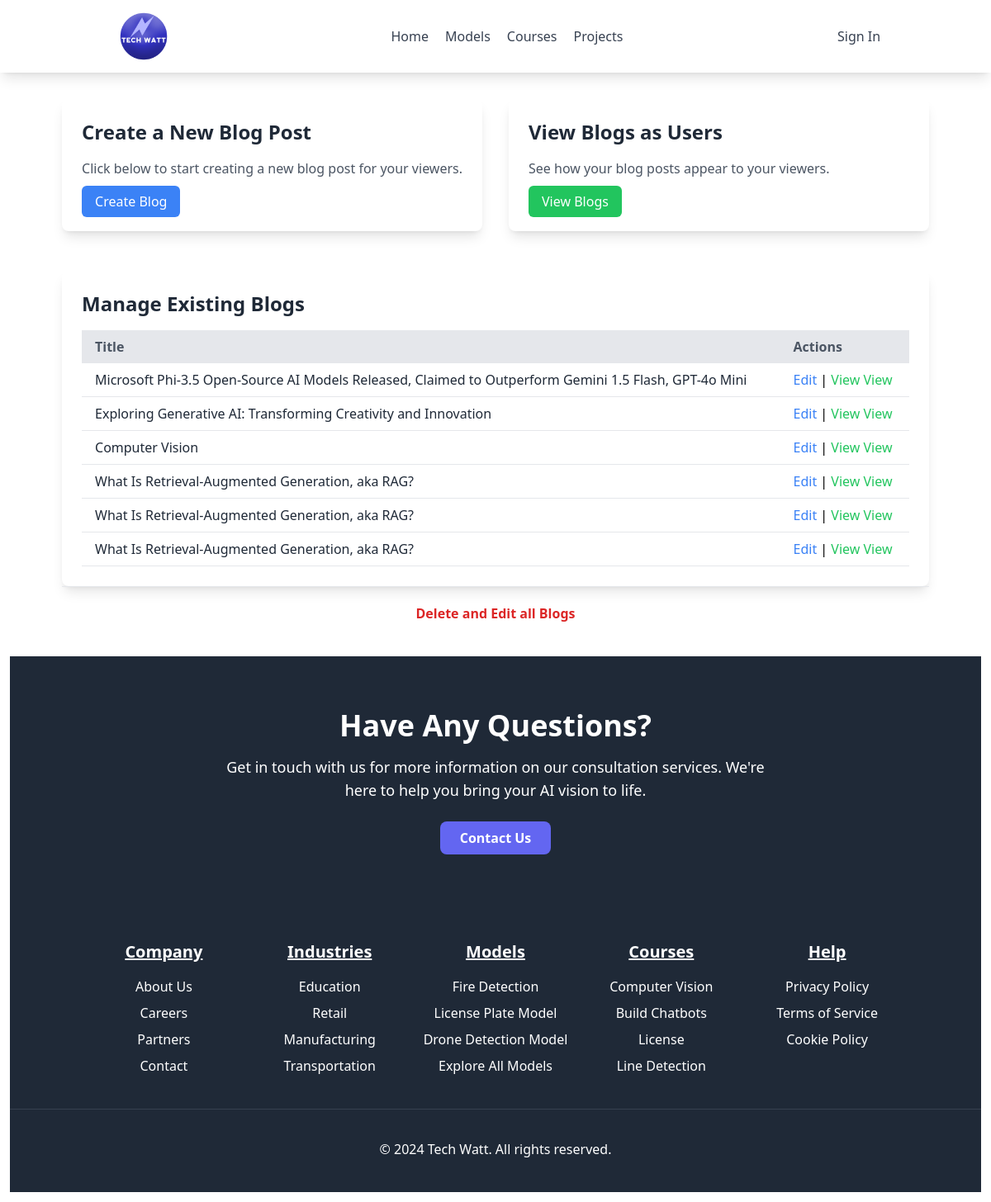
/admin-dashboard/, run on an earlier commit of the app's database.
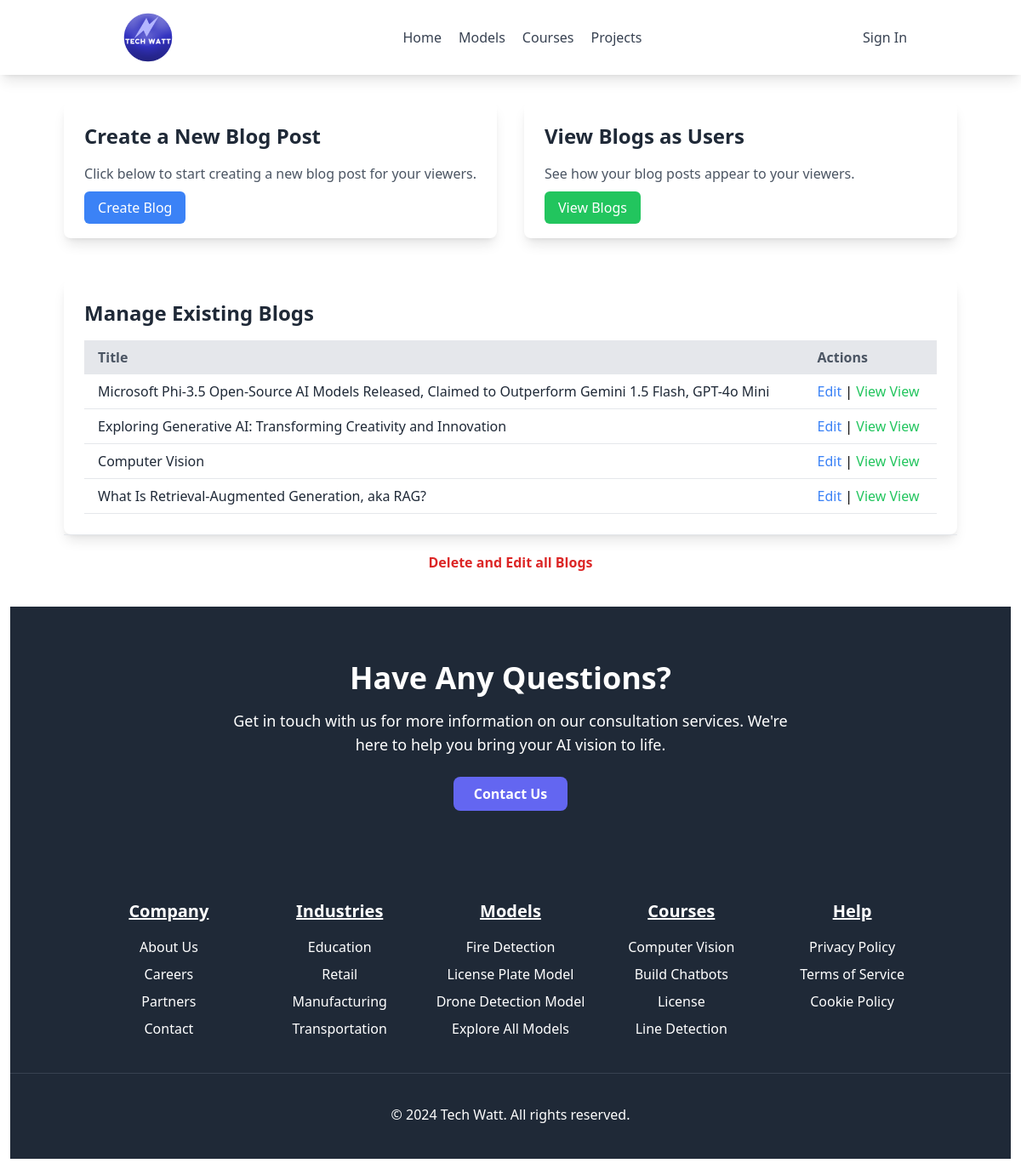
And on a later commit of the database.
### blog/models.py (models this page shows, shortened)
class BlogPost(models.Model):
    title = models.CharField(max_length=400, null=False, blank=False)
    content = models.TextField(null=False, blank=False)
    date_created = models.DateTimeField(auto_now_add=True)
    date_updated = models.DateTimeField(auto_now=True)
    author = models.ForeignKey(User, on_delete=models.CASCADE)

### blog/views.py (the view)
# urls.py: path('admin-dashboard/', views.admin_dashboard, name='admin_dashboard'),  # New route for the admin dashboard
def admin_dashboard(request):
    blogs = BlogPost.objects.all()  # Fetch all blogs for admin
    context = {
        'blogs': blogs
    }
    return render(request, 'blog/dashboard.html', context)

### blog/templates/blog/dashboard.html (shortened to what this page needs)
{% load static tailwind_tags %}
<!DOCTYPE html>
<html lang="en">
<head>
    {% tailwind_css %}
</head>
<body>
    <div class="min-h-screen py-3 px-3 flex flex-col ">
        <nav class="fixed top-0 left-0 w-full bg-white shadow-lg z-50">
            <div class="flex items-center justify-around p-1">
                <div class="flex items-center gap-5">
                    <a href="#">
                        <img src="{% static 'blog/images/LOGO.png'%}" alt="Logo" width="80">
                    </a>
                </div>
                <div class="hidden md:flex flex-col items-center gap-5 md:flex-row md:justify-center">
                    <a class="text-base font-medium text-gray-700 hover:text-blue-500 transition duration-200" href="{% url 'homepage'%}">Home</a>
                    <a class="text-base font-medium text-gray-700 hover:text-blue-500 transition duration-200" href="#">Models</a>
                    <a class="text-base font-medium text-gray-700 hover:text-blue-500 transition duration-200" href="#">Courses</a>
                    <a class="text-base font-medium text-gray-700 hover:text-blue-500 transition duration-200" href="#">Projects</a>
                </div>
                <div class="hidden md:flex items-center gap-5">
                    {% if user.is_authenticated %}
                    <a class="text-base font-medium text-gray-700 hover:text-blue-500 transition duration-200" href="{% url 'logout'%}">Logout</a>
                    {% else %}
                    <a class="text-base font-medium text-gray-700 hover:text-blue-500 transition duration-200" href="{% url 'login'%}">Sign In</a>
                    {% endif %}
                </div>
            </div>
        </nav>
 <header class="bg-blue-500 text-white p-4 shadow-md">
    <h1 class="text-3xl font-bold text-center">Admin Blog Dashboard</h1>
</header>
<main class="max-w-7xl mx-auto py-10">
    <div class="grid grid-cols-1 md:grid-cols-2 gap-8">
        <div class="bg-white shadow-lg rounded-lg p-6">
            <h2 class="text-2xl font-bold text-gray-800 mb-4">Create a New Blog Post</h2>
            <p class="text-gray-600 mb-4">Click below to start creating a new blog post for your viewers.</p>
            <a href="{% url 'create_blogs' %}" class="bg-blue-500 text-white px-4 py-2 rounded-md hover:bg-blue-600">
                Create Blog
            </a>
        </div>
        <div class="bg-white shadow-lg rounded-lg p-6">
            <h2 class="text-2xl font-bold text-gray-800 mb-4">View Blogs as Users</h2>
            <p class="text-gray-600 mb-4">See how your blog posts appear to your viewers.</p>
            <a href="{% url 'viewersblog' %}" class="bg-green-500 text-white px-4 py-2 rounded-md hover:bg-green-600">
                View Blogs
            </a>
        </div>
    </div>
    <div class="mt-12 bg-white shadow-lg rounded-lg p-6">
        <h2 class="text-2xl font-bold text-gray-800 mb-4">Manage Existing Blogs</h2>
        <table class="min-w-full bg-white">
            <thead>
                <tr class="w-full bg-gray-200">
                    <th class="py-2 px-4 text-left text-gray-600">Title</th>
                    <th class="py-2 px-4 text-left text-gray-600">Actions</th>
                </tr>
            </thead>
            <tbody>
                {% for blog in blogs %}
                <tr class="border-b">
                    <td class="py-2 px-4 text-gray-800">{{ blog.title }}</td>
                    <td class="py-2 px-4">
                        <a href="{% url 'editblog' blog.id %}" class="text-blue-500 hover:underline">Edit</a> |
                        <a href="{% url 'blog_detail' blog.id %}" class="text-green-500 hover:underline">View</a>
                        <a href="{% url 'blog_detail' blog.id %}" class="text-green-500 hover:underline">View</a>
                    </td>
                </tr>
                {% endfor %}
            </tbody>
        </table>
    </div>
    <hr>
    <div class="flex justify-center items-center mt-5">
        <a class="text-red-600 hover:underline font-bold text-pretty" href="{% url 'blogs'%}">Delete and Edit all Blogs</a>
    </div>
</main>
 <div class="bg-gray-800>
    <section class="bg-gray-100 py-16 mb-0">
        <div class="bg-gray-800 py-16 text-center text-white">
            <h2 class="text-4xl font-extrabold">Have Any Questions?</h2>
            <p class="text-lg mt-4 max-w-2xl mx-auto">Get in touch with us for more information on our consultation services. We're here to help you bring your AI vision to life.</p>
            <a href="mailto:felixsam922@gmail.com" class="inline-block bg-indigo-500 text-white font-bold mt-6 py-2 px-6 rounded-lg">Contact Us</a>
        </div>
<footer class="bg-gray-800 text-white py-10 text-center">
    <div class="container mx-auto grid grid-cols-1 sm:grid-cols-2 lg:grid-cols-5 gap-5 px-5">
        <div>
            <h2 class="text-xl font-semibold mb-4 underline">Company</h2>
            <ul>
                <li class="mb-2"><a href="#" class="hover:text-blue-400">About Us</a></li>
                <li class="mb-2"><a href="#" class="hover:text-blue-400">Careers</a></li>
                <li class="mb-2"><a href="#" class="hover:text-blue-400">Partners</a></li>
                <li class="mb-2"><a href="#" class="hover:text-blue-400">Contact</a></li>
            </ul>
        </div>
        <div>
            <h2 class="text-xl font-semibold mb-4 underline">Industries</h2>
            <ul>
                <li class="mb-2"><a href="#" class="hover:text-blue-400">Education</a></li>
                <li class="mb-2"><a href="#" class="hover:text-blue-400">Retail</a></li>
                <li class="mb-2"><a href="#" class="hover:text-blue-400">Manufacturing</a></li>
                <li class="mb-2"><a href="#" class="hover:text-blue-400">Transportation</a></li>
            </ul>
        </div>
        <div>
            <h2 class="text-xl font-semibold mb-4 underline">Models</h2>
            <ul>
                <li class="mb-2"><a href="#" class="hover:text-blue-400">Fire Detection</a></li>
                <li class="mb-2"><a href="#" class="hover:text-blue-400">License Plate Model</a></li>
                <li class="mb-2"><a href="#" class="hover:text-blue-400">Drone Detection Model</a></li>
                <li class="mb-2"><a href="#" class="hover:text-blue-400">Explore All Models</a></li>
            </ul>
        </div>
        <div>
            <h2 class="text-xl font-semibold mb-4 underline">Courses</h2>
            <ul>
                <li class="mb-2"><a href="#" class="hover:text-blue-400">Computer Vision</a></li>
                <li class="mb-2"><a href="#" class="hover:text-blue-400">Build Chatbots</a></li>
                <li class="mb-2"><a href="#" class="hover:text-blue-400">License </a></li>
                <li class="mb-2"><a href="#" class="hover:text-blue-400">Line Detection</a></li>
            </ul>
        </div>
        <div class="col-span-2 sm:col-span-2 lg:col-span-1">
            <h2 class="text-xl font-semibold mb-4 underline">Help</h2>
            <ul>
                <li class="mb-2"><a href="#" class="hover:text-blue-400">Privacy Policy</a></li>
                <li class="mb-2"><a href="#" class="hover:text-blue-400">Terms of Service</a></li>
                <li class="mb-2"><a href="#" class="hover:text-blue-400">Cookie Policy</a></li>
            </ul>
        </div>
    </div>
    <div class="border-t border-gray-700 mt-8"></div>
    <div class="mt-3 pt-6 text-center">
        <p>&copy; 2024 Tech Watt. All rights reserved.</p>
    </div>
</footer>
</div>
</div>
</body>
</html>

What changed in the data, as far as the page shows it:
removed BlogPost: title "What Is Retrieval-Augmented Generation, aka RAG?"
removed BlogPost: title "What Is Retrieval-Augmented Generation, aka RAG?"
